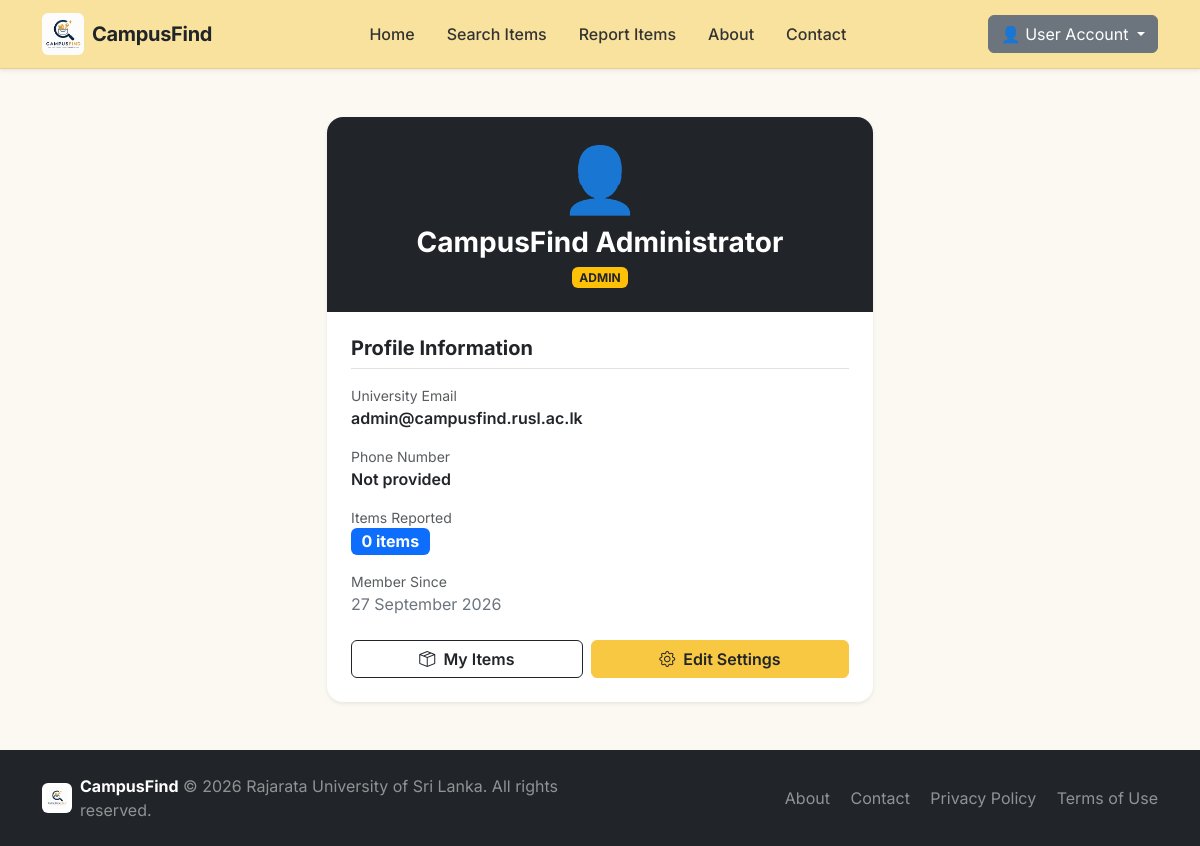
The app's page /profile.php (signed in) with its own data.
### tables this page shows
CREATE TABLE IF NOT EXISTS `users` (
    `user_id` INT AUTO_INCREMENT PRIMARY KEY,
    `full_name` VARCHAR(120) NOT NULL,
    `email` VARCHAR(150) NOT NULL UNIQUE,
    `password` VARCHAR(255) NOT NULL,
    `phone` VARCHAR(20) DEFAULT NULL,
    `role` ENUM('student', 'staff', 'admin') DEFAULT 'student',
    `created_at` TIMESTAMP DEFAULT CURRENT_TIMESTAMP
);

### profile.php (the view, shortened to what this page needs)
<?php
require_once __DIR__ . '/includes/header.php';
$user = currentUser();
$stmt = $pdo->prepare("SELECT * FROM users WHERE user_id = ?");
$stmt->execute([$user['id']]);
$userData = $stmt->fetch();
$countStmt = $pdo->prepare("SELECT COUNT(*) FROM items WHERE user_id = ? OR contact_email = ?");
$countStmt->execute([$user['id'], $userData['email']]);
$reportCount = $countStmt->fetchColumn();
?>
<div class="container py-5">
    <div class="row justify-content-center">
        <div class="col-md-8 col-lg-6">
            <div class="card shadow-sm border-0 rounded-4 overflow-hidden">
                <div class="bg-dark text-white text-center py-4">
                    <div class="display-3 mb-2">👤</div>
                    <h3 class="fw-bold mb-0"><?= htmlspecialchars($userData['full_name']) ?></h3>
                    <span class="badge bg-warning text-dark mt-2 text-uppercase"><?= htmlspecialchars($userData['role']) ?></span>
                </div>
                <div class="card-body p-4">
                    <h5 class="fw-bold mb-3 border-bottom pb-2">Profile Information</h5>
                    <div class="mb-3">
                        <label class="text-muted small d-block">University Email</label>
                        <span class="fw-semibold fs-6"><?= htmlspecialchars($userData['email']) ?></span>
                    </div>
                    <div class="mb-3">
                        <label class="text-muted small d-block">Phone Number</label>
                        <span class="fw-semibold fs-6"><?= !empty($userData['phone']) ? htmlspecialchars($userData['phone']) : 'Not provided' ?></span>
                    </div>
                    <div class="mb-3">
                        <label class="text-muted small d-block">Items Reported</label>
                        <span class="badge bg-primary fs-6"><?= $reportCount ?> items</span>
                    </div>
                    <div class="mb-4">
                        <label class="text-muted small d-block">Member Since</label>
                        <span class="text-secondary"><?= date('d F Y', strtotime($userData['created_at'])) ?></span>
                    </div>
                    <div class="d-flex gap-2">
                        <a href="myitems.php" class="btn btn-outline-dark flex-grow-1">
                            <i class="bi bi-box-seam me-1"></i> My Items
                        </a>
                        <a href="settings.php" class="btn btn-warning flex-grow-1 fw-semibold">
                            <i class="bi bi-gear me-1"></i> Edit Settings
                        </a>
                    </div>
                </div>
            </div>
        </div>
    </div>
</div>
<?php require_once __DIR__ . '/includes/footer.php'; ?>

### css/style.css (style rules this page uses)
:root { --primary-yellow: #f8c843; --primary-yellow-hover: #e5b42d; --warm-navbar-bg: #f9e29d; --warm-bg: #fcf9f2; --dark-text: #212529; --card-border: #e2e8f0; --card-radius: 14px; --transition-fast: 0.2s ease; --shadow-sm: 0 2px 8px rgba(0, 0, 0, 0.06); --shadow-hover: 0 12px 32px rgba(0, 0, 0, 0.12); }
body { font-family: 'Inter', -apple-system, BlinkMacSystemFont, "Segoe UI", Roboto, Arial, sans-serif; background-color: var(--warm-bg); color: var(--dark-text); min-height: 100vh; display: flex; flex-direction: column; }
.btn-warning { background-color: var(--primary-yellow) !important; border-color: var(--primary-yellow) !important; color: #212529 !important; font-weight: 600; transition: all var(--transition-fast); }
.btn-outline-dark { border-color: #212529 !important; color: #212529 !important; font-weight: 600; transition: all var(--transition-fast); }

### records on screen
users: full_name "CampusFind Administrator", role "ADMIN", email "admin@campusfind.rusl.ac.lk", created_at "27 September 2026"

### other values on screen
$reportCount "0"
